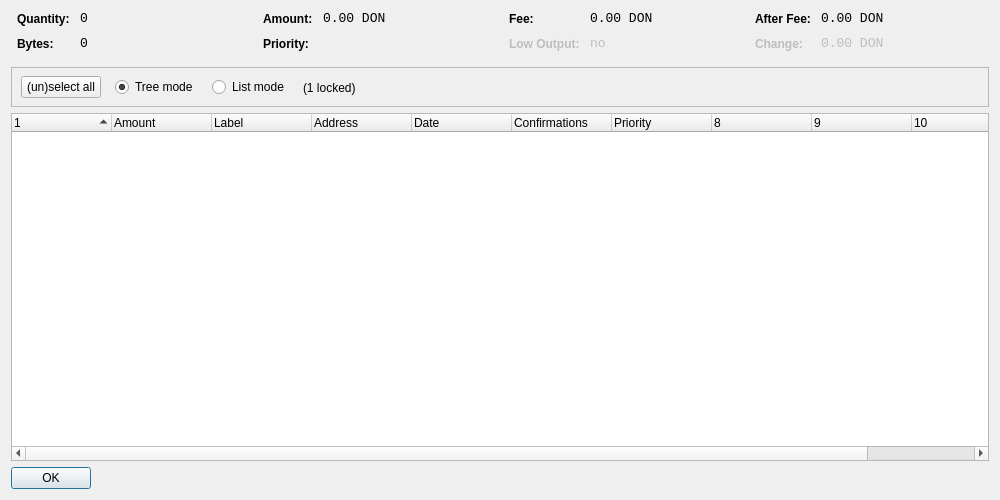
<?xml version="1.0" encoding="UTF-8"?>
<ui version="4.0">
 <class>CoinControlDialog</class>
 <widget class="QDialog" name="CoinControlDialog">
  <property name="geometry">
   <rect>
    <x>0</x>
    <y>0</y>
    <width>1000</width>
    <height>500</height>
   </rect>
  </property>
  <property name="windowTitle">
   <string>Coin Control</string>
  </property>
  <layout class="QVBoxLayout" name="verticalLayout">
   <item>
    <layout class="QHBoxLayout" name="horizontalLayoutTop" stretch="0,0,0,0">
     <property name="topMargin">
      <number>0</number>
     </property>
     <property name="bottomMargin">
      <number>10</number>
     </property>
     <item>
      <layout class="QFormLayout" name="formLayoutCoinControl1">
       <property name="horizontalSpacing">
        <number>10</number>
       </property>
       <property name="verticalSpacing">
        <number>10</number>
       </property>
       <property name="leftMargin">
        <number>6</number>
       </property>
       <property name="rightMargin">
        <number>6</number>
       </property>
       <item row="0" column="0">
        <widget class="QLabel" name="labelCoinControlQuantityText">
         <property name="styleSheet">
          <string notr="true">font-weight:bold;</string>
         </property>
         <property name="text">
          <string>Quantity:</string>
         </property>
        </widget>
       </item>
       <item row="0" column="1">
        <widget class="QLabel" name="labelCoinControlQuantity">
         <property name="font">
          <font>
           <family>Monospace</family>
           <pointsize>10</pointsize>
          </font>
         </property>
         <property name="cursor">
          <cursorShape>IBeamCursor</cursorShape>
         </property>
         <property name="contextMenuPolicy">
          <enum>Qt::ActionsContextMenu</enum>
         </property>
         <property name="text">
          <string notr="true">0</string>
         </property>
         <property name="textInteractionFlags">
          <set>Qt::LinksAccessibleByMouse|Qt::TextSelectableByKeyboard|Qt::TextSelectableByMouse</set>
         </property>
        </widget>
       </item>
       <item row="1" column="0">
        <widget class="QLabel" name="labelCoinControlBytesText">
         <property name="styleSheet">
          <string notr="true">font-weight:bold;</string>
         </property>
         <property name="text">
          <string>Bytes:</string>
         </property>
        </widget>
       </item>
       <item row="1" column="1">
        <widget class="QLabel" name="labelCoinControlBytes">
         <property name="font">
          <font>
           <family>Monospace</family>
           <pointsize>10</pointsize>
          </font>
         </property>
         <property name="cursor">
          <cursorShape>IBeamCursor</cursorShape>
         </property>
         <property name="contextMenuPolicy">
          <enum>Qt::ActionsContextMenu</enum>
         </property>
         <property name="text">
          <string notr="true">0</string>
         </property>
         <property name="textInteractionFlags">
          <set>Qt::LinksAccessibleByMouse|Qt::TextSelectableByKeyboard|Qt::TextSelectableByMouse</set>
         </property>
        </widget>
       </item>
      </layout>
     </item>
     <item>
      <layout class="QFormLayout" name="formLayoutCoinControl2">
       <property name="horizontalSpacing">
        <number>10</number>
       </property>
       <property name="verticalSpacing">
        <number>10</number>
       </property>
       <property name="leftMargin">
        <number>6</number>
       </property>
       <property name="rightMargin">
        <number>6</number>
       </property>
       <item row="0" column="0">
        <widget class="QLabel" name="labelCoinControlAmountText">
         <property name="styleSheet">
          <string notr="true">font-weight:bold;</string>
         </property>
         <property name="text">
          <string>Amount:</string>
         </property>
        </widget>
       </item>
       <item row="0" column="1">
        <widget class="QLabel" name="labelCoinControlAmount">
         <property name="font">
          <font>
           <family>Monospace</family>
           <pointsize>10</pointsize>
          </font>
         </property>
         <property name="cursor">
          <cursorShape>IBeamCursor</cursorShape>
         </property>
         <property name="contextMenuPolicy">
          <enum>Qt::ActionsContextMenu</enum>
         </property>
         <property name="text">
          <string notr="true">0.00 DON</string>
         </property>
         <property name="textInteractionFlags">
          <set>Qt::LinksAccessibleByMouse|Qt::TextSelectableByKeyboard|Qt::TextSelectableByMouse</set>
         </property>
        </widget>
       </item>
       <item row="1" column="0">
        <widget class="QLabel" name="labelCoinControlPriorityText">
         <property name="styleSheet">
          <string notr="true">font-weight:bold;</string>
         </property>
         <property name="text">
          <string>Priority:</string>
         </property>
        </widget>
       </item>
       <item row="1" column="1">
        <widget class="QLabel" name="labelCoinControlPriority">
         <property name="font">
          <font>
           <family>Monospace</family>
           <pointsize>10</pointsize>
          </font>
         </property>
         <property name="cursor">
          <cursorShape>IBeamCursor</cursorShape>
         </property>
         <property name="contextMenuPolicy">
          <enum>Qt::ActionsContextMenu</enum>
         </property>
         <property name="text">
          <string/>
         </property>
         <property name="textInteractionFlags">
          <set>Qt::LinksAccessibleByMouse|Qt::TextSelectableByKeyboard|Qt::TextSelectableByMouse</set>
         </property>
        </widget>
       </item>
      </layout>
     </item>
     <item>
      <layout class="QFormLayout" name="formLayoutCoinControl3">
       <property name="horizontalSpacing">
        <number>10</number>
       </property>
       <property name="verticalSpacing">
        <number>10</number>
       </property>
       <property name="leftMargin">
        <number>6</number>
       </property>
       <property name="rightMargin">
        <number>6</number>
       </property>
       <item row="0" column="0">
        <widget class="QLabel" name="labelCoinControlFeeText">
         <property name="styleSheet">
          <string notr="true">font-weight:bold;</string>
         </property>
         <property name="text">
          <string>Fee:</string>
         </property>
        </widget>
       </item>
       <item row="0" column="1">
        <widget class="QLabel" name="labelCoinControlFee">
         <property name="font">
          <font>
           <family>Monospace</family>
           <pointsize>10</pointsize>
          </font>
         </property>
         <property name="cursor">
          <cursorShape>IBeamCursor</cursorShape>
         </property>
         <property name="contextMenuPolicy">
          <enum>Qt::ActionsContextMenu</enum>
         </property>
         <property name="text">
          <string notr="true">0.00 DON</string>
         </property>
         <property name="textInteractionFlags">
          <set>Qt::LinksAccessibleByMouse|Qt::TextSelectableByKeyboard|Qt::TextSelectableByMouse</set>
         </property>
        </widget>
       </item>
       <item row="1" column="0">
        <widget class="QLabel" name="labelCoinControlLowOutputText">
         <property name="enabled">
          <bool>false</bool>
         </property>
         <property name="styleSheet">
          <string notr="true">font-weight:bold;</string>
         </property>
         <property name="text">
          <string>Low Output:</string>
         </property>
        </widget>
       </item>
       <item row="1" column="1">
        <widget class="QLabel" name="labelCoinControlLowOutput">
         <property name="enabled">
          <bool>false</bool>
         </property>
         <property name="font">
          <font>
           <family>Monospace</family>
           <pointsize>10</pointsize>
          </font>
         </property>
         <property name="cursor">
          <cursorShape>IBeamCursor</cursorShape>
         </property>
         <property name="contextMenuPolicy">
          <enum>Qt::ActionsContextMenu</enum>
         </property>
         <property name="text">
          <string>no</string>
         </property>
         <property name="textInteractionFlags">
          <set>Qt::LinksAccessibleByMouse|Qt::TextSelectableByKeyboard|Qt::TextSelectableByMouse</set>
         </property>
        </widget>
       </item>
      </layout>
     </item>
     <item>
      <layout class="QFormLayout" name="formLayoutCoinControl4">
       <property name="horizontalSpacing">
        <number>10</number>
       </property>
       <property name="verticalSpacing">
        <number>10</number>
       </property>
       <property name="leftMargin">
        <number>6</number>
       </property>
       <property name="rightMargin">
        <number>6</number>
       </property>
       <item row="0" column="0">
        <widget class="QLabel" name="labelCoinControlAfterFeeText">
         <property name="styleSheet">
          <string notr="true">font-weight:bold;</string>
         </property>
         <property name="text">
          <string>After Fee:</string>
         </property>
        </widget>
       </item>
       <item row="0" column="1">
        <widget class="QLabel" name="labelCoinControlAfterFee">
         <property name="font">
          <font>
           <family>Monospace</family>
           <pointsize>10</pointsize>
          </font>
         </property>
         <property name="cursor">
          <cursorShape>IBeamCursor</cursorShape>
         </property>
         <property name="contextMenuPolicy">
          <enum>Qt::ActionsContextMenu</enum>
         </property>
         <property name="text">
          <string notr="true">0.00 DON</string>
         </property>
         <property name="textInteractionFlags">
          <set>Qt::LinksAccessibleByMouse|Qt::TextSelectableByKeyboard|Qt::TextSelectableByMouse</set>
         </property>
        </widget>
       </item>
       <item row="1" column="0">
        <widget class="QLabel" name="labelCoinControlChangeText">
         <property name="enabled">
          <bool>false</bool>
         </property>
         <property name="styleSheet">
          <string notr="true">font-weight:bold;</string>
         </property>
         <property name="text">
          <string>Change:</string>
         </property>
        </widget>
       </item>
       <item row="1" column="1">
        <widget class="QLabel" name="labelCoinControlChange">
         <property name="enabled">
          <bool>false</bool>
         </property>
         <property name="font">
          <font>
           <family>Monospace</family>
           <pointsize>10</pointsize>
          </font>
         </property>
         <property name="cursor">
          <cursorShape>IBeamCursor</cursorShape>
         </property>
         <property name="contextMenuPolicy">
          <enum>Qt::ActionsContextMenu</enum>
         </property>
         <property name="text">
          <string notr="true">0.00 DON</string>
         </property>
         <property name="textInteractionFlags">
          <set>Qt::LinksAccessibleByMouse|Qt::TextSelectableByKeyboard|Qt::TextSelectableByMouse</set>
         </property>
        </widget>
       </item>
      </layout>
     </item>
    </layout>
   </item>
   <item>
    <widget class="QFrame" name="frame">
     <property name="minimumSize">
      <size>
       <width>0</width>
       <height>40</height>
      </size>
     </property>
     <property name="frameShape">
      <enum>QFrame::StyledPanel</enum>
     </property>
     <property name="frameShadow">
      <enum>QFrame::Sunken</enum>
     </property>
     <widget class="QWidget" name="horizontalLayoutWidget">
      <property name="geometry">
       <rect>
        <x>10</x>
        <y>0</y>
        <width>781</width>
        <height>41</height>
       </rect>
      </property>
      <layout class="QHBoxLayout" name="horizontalLayoutPanel" stretch="0,0,0,0,0">
       <property name="spacing">
        <number>14</number>
       </property>
       <item>
        <widget class="QPushButton" name="pushButtonSelectAll">
         <property name="sizePolicy">
          <sizepolicy hsizetype="Maximum" vsizetype="Fixed">
           <horstretch>0</horstretch>
           <verstretch>0</verstretch>
          </sizepolicy>
         </property>
         <property name="text">
          <string>(un)select all</string>
         </property>
        </widget>
       </item>
       <item>
        <widget class="QRadioButton" name="radioTreeMode">
         <property name="sizePolicy">
          <sizepolicy hsizetype="Maximum" vsizetype="Fixed">
           <horstretch>0</horstretch>
           <verstretch>0</verstretch>
          </sizepolicy>
         </property>
         <property name="text">
          <string>Tree mode</string>
         </property>
         <property name="checked">
          <bool>true</bool>
         </property>
        </widget>
       </item>
       <item>
        <widget class="QRadioButton" name="radioListMode">
         <property name="sizePolicy">
          <sizepolicy hsizetype="Maximum" vsizetype="Fixed">
           <horstretch>0</horstretch>
           <verstretch>0</verstretch>
          </sizepolicy>
         </property>
         <property name="text">
          <string>List mode</string>
         </property>
        </widget>
       </item>
       <item>
        <widget class="QLabel" name="labelLocked">
         <property name="text">
          <string>(1 locked)</string>
         </property>
        </widget>
       </item>
       <item>
        <spacer name="horizontalSpacer">
         <property name="orientation">
          <enum>Qt::Horizontal</enum>
         </property>
         <property name="sizeHint" stdset="0">
          <size>
           <width>40</width>
           <height>20</height>
          </size>
         </property>
        </spacer>
       </item>
      </layout>
     </widget>
    </widget>
   </item>
   <item>
    <widget class="CoinControlTreeWidget" name="treeWidget">
     <property name="contextMenuPolicy">
      <enum>Qt::CustomContextMenu</enum>
     </property>
     <property name="sortingEnabled">
      <bool>false</bool>
     </property>
     <property name="columnCount">
      <number>11</number>
     </property>
     <attribute name="headerShowSortIndicator" stdset="0">
      <bool>true</bool>
     </attribute>
     <attribute name="headerStretchLastSection">
      <bool>false</bool>
     </attribute>
     <column>
      <property name="text">
       <string/>
      </property>
     </column>
     <column>
      <property name="text">
       <string>Amount</string>
      </property>
     </column>
     <column>
      <property name="text">
       <string notr="true">Label</string>
      </property>
     </column>
     <column>
      <property name="text">
       <string>Address</string>
      </property>
     </column>
     <column>
      <property name="text">
       <string>Date</string>
      </property>
     </column>
     <column>
      <property name="text">
       <string>Confirmations</string>
      </property>
      <property name="toolTip">
       <string>Confirmed</string>
      </property>
     </column>
     <column>
      <property name="text">
       <string>Priority</string>
      </property>
     </column>
     <column>
      <property name="text">
       <string/>
      </property>
     </column>
     <column>
      <property name="text">
       <string/>
      </property>
     </column>
     <column>
      <property name="text">
       <string/>
      </property>
     </column>
     <column>
      <property name="text">
       <string/>
      </property>
     </column>
    </widget>
   </item>
   <item>
    <widget class="QDialogButtonBox" name="buttonBox">
     <property name="sizePolicy">
      <sizepolicy hsizetype="Maximum" vsizetype="Fixed">
       <horstretch>0</horstretch>
       <verstretch>0</verstretch>
      </sizepolicy>
     </property>
     <property name="orientation">
      <enum>Qt::Horizontal</enum>
     </property>
     <property name="standardButtons">
      <set>QDialogButtonBox::Ok</set>
     </property>
    </widget>
   </item>
  </layout>
 </widget>
 <customwidgets>
  <customwidget>
   <class>CoinControlTreeWidget</class>
   <extends>QTreeWidget</extends>
   <header>coincontroltreewidget.h</header>
  </customwidget>
 </customwidgets>
 <resources/>
 <connections/>
</ui>
